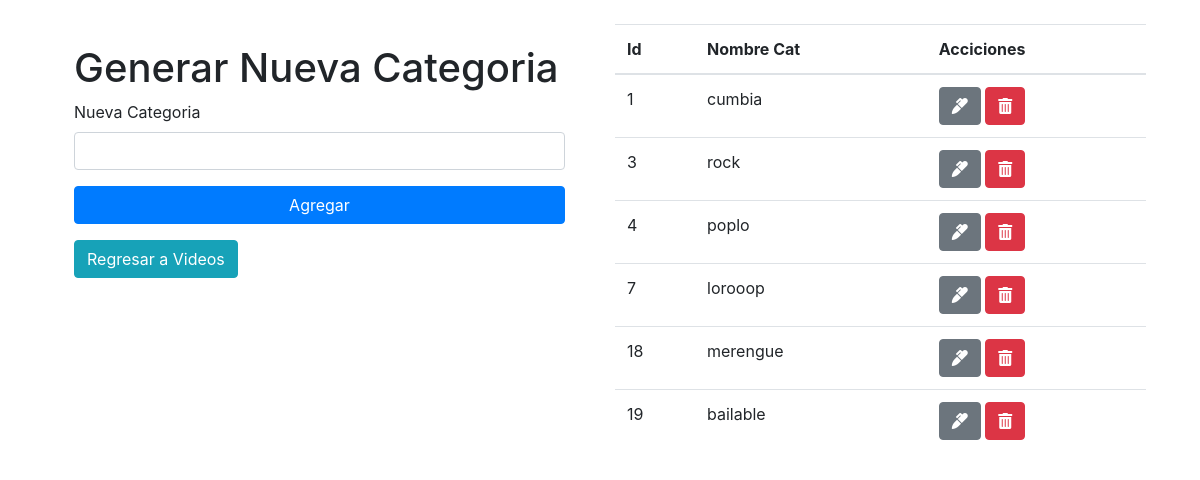
Screenshot of /index-category.php with the database file from the repository.
### tables this page shows
CREATE TABLE `categoria` (
  `idCat` int NOT NULL,
  `nombreCat` varchar(50) NOT NULL
);

### index-category.php (the view, shortened to what this page needs)
<?php
include("db.php");
?>
<!DOCTYPE html>
<html lang="en">
<head>
    <link rel="stylesheet" href="bower_components/bootstrap/dist/css/bootstrap.min.css">
    <link rel="stylesheet" href="https://pro.fontawesome.com/releases/v5.10.0/css/all.css"/>
</head>
<body>
<div  class="container p-4">
    <div class="row">
            <div class="col-md-6">
                <div class="card-body">
                <h1>Generar Nueva Categoria</h1>
                  <form method="post" action="add-category.php">
                        <div class="form-group">
                            <label for="nueva-categoria">Nueva Categoria</label>
                            <input type="text" name="nueva-categoria" class="form-control" id="nueva-categoria" placeholder="">
                        </div>
                        <div class="form-group">
                            <button class="btn btn-primary btn-block" type="submit" name="generarCat">Agregar</button>
                    </div>
                    <div>
                    <a href="index.php"><div type="button" class="btn btn-info">Regresar a Videos</div></a></div>
                  </form>
                </div>
            </div>
            <div class="col-md-6">
                <table class="table table-hover">
                    <thead>
                        <tr>
                            <th scope="col">Id</th>
                            <th scope="col">Nombre Cat</th>
                            <th>Acciciones</th>
                        </tr>
                    </thead>
                    <tbody>
                    <?php
                        $query = "SELECT * FROM categoria";
                         $result_cat = mysqli_query($conn,$query);
                                    while ($row = mysqli_fetch_array($result_cat)){ ?>
                        <tr>
                            <td><?=$row['idCat']?></td>
                            <td><?=$row['nombreCat']?></td>
                            <td>
                               <a href="edit-category.php?idCat=<?php echo $row['idCat']?>" class="btn btn-secondary"><i class="fas fa-marker"></i></a>
                               <a href="delete-category.php?idCat=<?php echo $row['idCat']?>" class="btn btn-danger"><i class="fas fa-trash-alt"></i></a>
                            </td>
                        </tr>
                        <?php } ?>
                    </tbody>
            </table>
    </div>
</div>
</body>
</html>

### rows the page displays
categoria: idCat "1", nombreCat "cumbia"
categoria: idCat "3", nombreCat "rock"
categoria: idCat "4", nombreCat "poplo"
categoria: idCat "7", nombreCat "lorooop"
categoria: idCat "18", nombreCat "merengue"
categoria: idCat "19", nombreCat "bailable"
